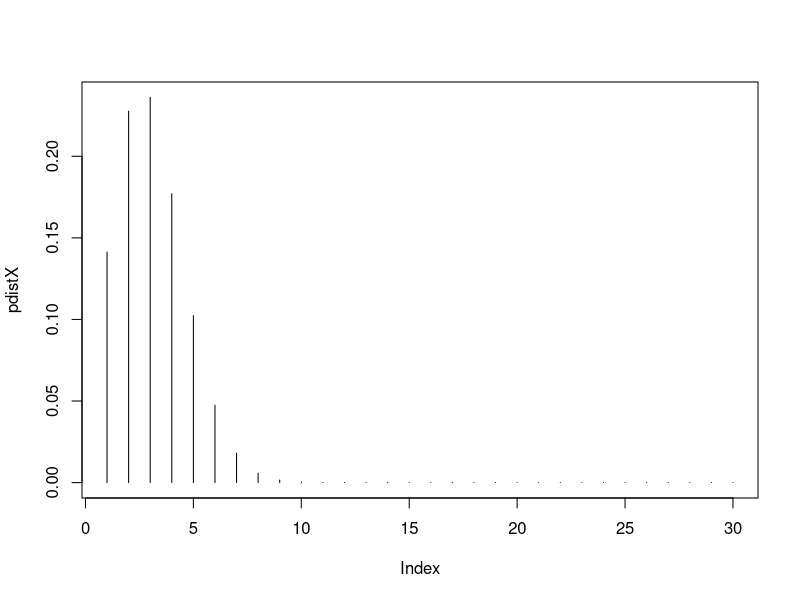
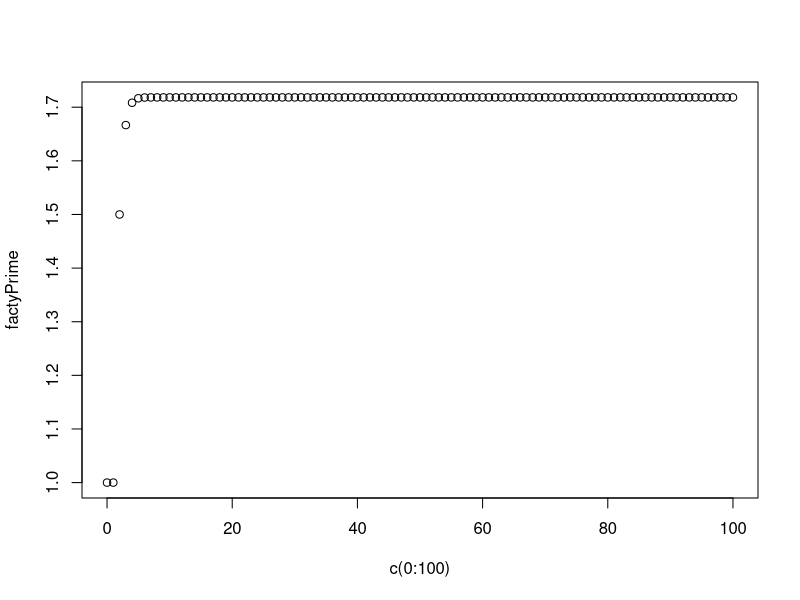

Source code (R) for these figures, in order:
#TAnveer bariana
#homework 5

#11111111111111111111111111111111111111111111111111111111111111111111111
#aaaaaaaaaaaaaaaaaaaaaaaaaaaaaaaaaaaaaaaaaaaaaaaaaaaaaaaaaaaaaaaaaaaaaaa
    #p(5 in 30) p(l)= .1
plefty <- choose(30, 5) * (.1 ^ 5) * (.9 ^ 25)
dbinom(5, 30, .1)
#bbbbbbbbbbbbbbbbbbbbbbbbbbbbbbbbbbbbbbbbbbbbbbbbbbbbbbbbbbbbbbbbbbbbbbb
pdistX<- dbinom(1:30, 30, .1)
#ccccccccccccccccccccccccccccccccccccccccccccccccccccccccccccccccccccccc
plot(pdistX, type= 'h')
#ddddddddddddddddddddddddddddddddddddddddddddddddddddddddddddddddddddd
pLeftChair <- pbinom(4, 30, .1)
#22222222222222222222222222222222222222222222222222222222222222222222222
#mean 7, sd 1.2
#aaaaaaaaaaaaaaaaaaaaaaaaaaaaaaaaaaaaaaaaaaaaaaaaaaaaaaaaaaaaaaaaaaaaaaa
overNine <- 1 - pnorm(9, 7, 1.2)
#bbbbbbbbbbbbbbbbbbbbbbbbbbbbbbbbbbbbbbbbbbbbbbbbbbbbbbbbbbbbbbbbbbbbbbb
nice <- pnorm(8, 7, 1.2) - pnorm(6, 7, 1.2)
#ccccccccccccccccccccccccccccccccccccccccccccccccccccccccccccccccccccccc
qnorm(.85, 7, 1.2)
#ddddddddddddddddddddddddddddddddddddddddddddddddddddddddddddddddddddddd
sam <- sample(5.8:9.2, 10, T)
mean(sam)
sd(sam)
#eeeeeeeeeeeeeeeeeeeeeeeeeeeeeeeeeeeeeeeeeeeeeeeeeeeeeeeeeeeeeeeeeeeeeeee
saem <- sample(5.8:9.2, 10000, T)
mean(saem)
sd(saem)
#33333333333333333333333333333333333333333333333333333333333333333333333
#aaaaaaaaaaaaaaaaaaaaaaaaaaaaaaaaaaaaaaaaaaaaaaaaaaaaaaaaaaaaaaaaaaaaaaa
#well say anything outside of this[-3:3] is negligable  
nor <- (sample(-3:3, 10000, T)) ^ 2
#bbbbbbbbbbbbbbbbbbbbbbbbbbbbbbbbbbbbbbbbbbbbbbbbbbbbbbbbbbbbbbbbbbbbbbb
pnorm(2, mean(nor), sd(nor))
#ccccccccccccccccccccccccccccccccccccccccccccccccccccccccccccccccccccccc
pchisq(2, 1)
#i think i messed up/ they are very differnt, maybe complements
#44444444444444444444444444444444444444444444444444444444444444444444444
#aaaaaaaaaaaaaaaaaaaaaaaaaaaaaaaaaaaaaaaaaaaaaaaaaaaaaaaaaaaaaaaaaaaaaaa
facty <- 1/(factorial(1:100))
#bbbbbbbbbbbbbbbbbbbbbbbbbbbbbbbbbbbbbbbbbbbbbbbbbbbbbbbbbbbbbbbbbbbbbbb
factyPrime<- NULL
factyPrime[1] <- facty[1]
for (i in 1:100) {
    factyPrime[i+1] <- sum(facty[0:i])
}
#ccccccccccccccccccccccccccccccccccccccccccccccccccccccccccccccccccccccc
plot(c(0:100), factyPrime)
abline(h = exp(1), col = "red")
#i cant get the graph to go high enough to show e
